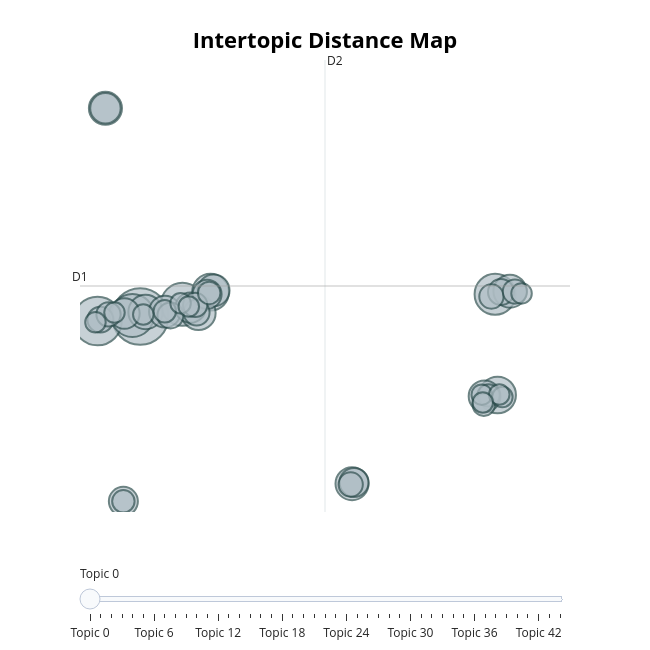

Here is the notebook cell this chart was saved with:
### Code cell
q1_topic_model.visualize_topics()

### Figure 1 — Plotly figure (JSON) as saved in the notebook; plotly's stock layout.template omitted (floating-point values rounded to 4 significant figures; data arrays with more than 128 entries replaced by an {"elided": "..."} marker saying what was removed)
{"data": [{"customdata": {"elided": "45x3 mixed values"}, "hovertemplate": "<b>Topic %{customdata[0]}</b><br>%{customdata[1]}<br>Size: %{customdata[2]}", "legendgroup": "", "marker": {"color": "#B0BEC5", "line": {"color": "DarkSlateGrey", "width": 2}, "size": [38, 28, 22, 22, 20, 16, 16, 14, 14, 13, 13, 13, 12, 12, 12, 11, 11, 11, 10, 10, 10, 8, 8, 8, 8, 7, 7, 7, 7, 7, 6, 6, 6, 6, 6, 5, 5, 5, 5, 5, 5, 5, 5, 5, 5], "sizemode": "area", "sizeref": 0.02375, "symbol": "circle"}, "mode": "markers", "name": "", "orientation": "v", "showlegend": false, "type": "scatter", "x": [-2.81, -4.871, -3.185, -0.7727, 14.32, 14.44, 0.5845, -2.553, 0.002641, 7.418, 15.04, -4.488, -1.616, 0.7359, 13.82, -0.3824, -4.488, -3.572, 0.4203, 7.513, -3.622, -0.08685, -1.351, -4.732, 14.61, 14.15, -4.341, 7.352, -0.1558, 15.28, 14.01, 0.5207, -1.624, 13.78, -3.622, -0.8602, -4.97, 15.6, 14.68, -4.051, -2.661, 13.68, 14.52, 13.73, -0.4654], "xaxis": "x", "y": [9.423, 9.049, 9.515, 10.43, 11.27, 2.925, 11.44, 9.797, 9.724, -4.421, 11.52, 26.66, 9.829, 11.59, 2.819, 10.16, 26.66, 9.668, 11.26, -4.326, -5.881, 9.754, 9.513, 9.168, 11.45, 11.08, 9.601, -4.486, 10.38, 11.49, 2.894, 11.38, 9.851, 2.123, -5.881, 10.52, 8.955, 11.34, 2.756, 9.748, 9.595, 2.955, 2.965, 2.301, 10.25], "yaxis": "y"}], "layout": {"annotations": [{"showarrow": false, "text": "D1", "x": -5.716, "y": 11.95, "yshift": 10}, {"showarrow": false, "text": "D2", "x": 6.112, "xshift": 10, "y": 30.66}], "height": 650, "hoverlabel": {"bgcolor": "white", "font": {"family": "Rockwell", "size": 16}}, "legend": {"itemsizing": "constant", "tracegroupgap": 0}, "margin": {"t": 60}, "shapes": [{"line": {"color": "#CFD8DC", "width": 2}, "type": "line", "x0": 6.112, "x1": 6.112, "y0": -6.763, "y1": 30.66}, {"line": {"color": "#9E9E9E", "width": 2}, "type": "line", "x0": -5.716, "x1": 17.94, "y0": 11.95, "y1": 11.95}], "sliders": [{"active": 0, "pad": {"t": 50}, "steps": [{"args": [{"marker.color": [["red", "#B0BEC5", "#B0BEC5", "#B0BEC5", "#B0BEC5", "#B0BEC5", "#B0BEC5", "#B0BEC5", "#B0BEC5", "#B0BEC5", "#B0BEC5", "#B0BEC5", "#B0BEC5", "#B0BEC5", "#B0BEC5", "#B0BEC5", "#B0BEC5", "#B0BEC5", "#B0BEC5", "#B0BEC5", "#B0BEC5", "#B0BEC5", "#B0BEC5", "#B0BEC5", "#B0BEC5", "#B0BEC5", "#B0BEC5", "#B0BEC5", "#B0BEC5", "#B0BEC5", "#B0BEC5", "#B0BEC5", "#B0BEC5", "#B0BEC5", "#B0BEC5", "#B0BEC5", "#B0BEC5", "#B0BEC5", "#B0BEC5", "#B0BEC5", "#B0BEC5", "#B0BEC5", "#B0BEC5", "#B0BEC5", "#B0BEC5"]]}], "label": "Topic 0", "method": "update"}, {"args": [{"marker.color": [["#B0BEC5", "red", "#B0BEC5", "#B0BEC5", "#B0BEC5", "#B0BEC5", "#B0BEC5", "#B0BEC5", "#B0BEC5", "#B0BEC5", "#B0BEC5", "#B0BEC5", "#B0BEC5", "#B0BEC5", "#B0BEC5", "#B0BEC5", "#B0BEC5", "#B0BEC5", "#B0BEC5", "#B0BEC5", "#B0BEC5", "#B0BEC5", "#B0BEC5", "#B0BEC5", "#B0BEC5", "#B0BEC5", "#B0BEC5", "#B0BEC5", "#B0BEC5", "#B0BEC5", "#B0BEC5", "#B0BEC5", "#B0BEC5", "#B0BEC5", "#B0BEC5", "#B0BEC5", "#B0BEC5", "#B0BEC5", "#B0BEC5", "#B0BEC5", "#B0BEC5", "#B0BEC5", "#B0BEC5", "#B0BEC5", "#B0BEC5"]]}], "label": "Topic 1", "method": "update"}, {"args": [{"marker.color": [["#B0BEC5", "#B0BEC5", "red", "#B0BEC5", "#B0BEC5", "#B0BEC5", "#B0BEC5", "#B0BEC5", "#B0BEC5", "#B0BEC5", "#B0BEC5", "#B0BEC5", "#B0BEC5", "#B0BEC5", "#B0BEC5", "#B0BEC5", "#B0BEC5", "#B0BEC5", "#B0BEC5", "#B0BEC5", "#B0BEC5", "#B0BEC5", "#B0BEC5", "#B0BEC5", "#B0BEC5", "#B0BEC5", "#B0BEC5", "#B0BEC5", "#B0BEC5", "#B0BEC5", "#B0BEC5", "#B0BEC5", "#B0BEC5", "#B0BEC5", "#B0BEC5", "#B0BEC5", "#B0BEC5", "#B0BEC5", "#B0BEC5", "#B0BEC5", "#B0BEC5", "#B0BEC5", "#B0BEC5", "#B0BEC5", "#B0BEC5"]]}], "label": "Topic 2", "method": "update"}, {"args": [{"marker.color": [["#B0BEC5", "#B0BEC5", "#B0BEC5", "red", "#B0BEC5", "#B0BEC5", "#B0BEC5", "#B0BEC5", "#B0BEC5", "#B0BEC5", "#B0BEC5", "#B0BEC5", "#B0BEC5", "#B0BEC5", "#B0BEC5", "#B0BEC5", "#B0BEC5", "#B0BEC5", "#B0BEC5", "#B0BEC5", "#B0BEC5", "#B0BEC5", "#B0BEC5", "#B0BEC5", "#B0BEC5", "#B0BEC5", "#B0BEC5", "#B0BEC5", "#B0BEC5", "#B0BEC5", "#B0BEC5", "#B0BEC5", "#B0BEC5", "#B0BEC5", "#B0BEC5", "#B0BEC5", "#B0BEC5", "#B0BEC5", "#B0BEC5", "#B0BEC5", "#B0BEC5", "#B0BEC5", "#B0BEC5", "#B0BEC5", "#B0BEC5"]]}], "label": "Topic 3", "method": "update"}, {"args": [{"marker.color": [["#B0BEC5", "#B0BEC5", "#B0BEC5", "#B0BEC5", "red", "#B0BEC5", "#B0BEC5", "#B0BEC5", "#B0BEC5", "#B0BEC5", "#B0BEC5", "#B0BEC5", "#B0BEC5", "#B0BEC5", "#B0BEC5", "#B0BEC5", "#B0BEC5", "#B0BEC5", "#B0BEC5", "#B0BEC5", "#B0BEC5", "#B0BEC5", "#B0BEC5", "#B0BEC5", "#B0BEC5", "#B0BEC5", "#B0BEC5", "#B0BEC5", "#B0BEC5", "#B0BEC5", "#B0BEC5", "#B0BEC5", "#B0BEC5", "#B0BEC5", "#B0BEC5", "#B0BEC5", "#B0BEC5", "#B0BEC5", "#B0BEC5", "#B0BEC5", "#B0BEC5", "#B0BEC5", "#B0BEC5", "#B0BEC5", "#B0BEC5"]]}], "label": "Topic 4", "method": "update"}, {"args": [{"marker.color": [["#B0BEC5", "#B0BEC5", "#B0BEC5", "#B0BEC5", "#B0BEC5", "red", "#B0BEC5", "#B0BEC5", "#B0BEC5", "#B0BEC5", "#B0BEC5", "#B0BEC5", "#B0BEC5", "#B0BEC5", "#B0BEC5", "#B0BEC5", "#B0BEC5", "#B0BEC5", "#B0BEC5", "#B0BEC5", "#B0BEC5", "#B0BEC5", "#B0BEC5", "#B0BEC5", "#B0BEC5", "#B0BEC5", "#B0BEC5", "#B0BEC5", "#B0BEC5", "#B0BEC5", "#B0BEC5", "#B0BEC5", "#B0BEC5", "#B0BEC5", "#B0BEC5", "#B0BEC5", "#B0BEC5", "#B0BEC5", "#B0BEC5", "#B0BEC5", "#B0BEC5", "#B0BEC5", "#B0BEC5", "#B0BEC5", "#B0BEC5"]]}], "label": "Topic 5", "method": "update"}, {"args": [{"marker.color": [["#B0BEC5", "#B0BEC5", "#B0BEC5", "#B0BEC5", "#B0BEC5", "#B0BEC5", "red", "#B0BEC5", "#B0BEC5", "#B0BEC5", "#B0BEC5", "#B0BEC5", "#B0BEC5", "#B0BEC5", "#B0BEC5", "#B0BEC5", "#B0BEC5", "#B0BEC5", "#B0BEC5", "#B0BEC5", "#B0BEC5", "#B0BEC5", "#B0BEC5", "#B0BEC5", "#B0BEC5", "#B0BEC5", "#B0BEC5", "#B0BEC5", "#B0BEC5", "#B0BEC5", "#B0BEC5", "#B0BEC5", "#B0BEC5", "#B0BEC5", "#B0BEC5", "#B0BEC5", "#B0BEC5", "#B0BEC5", "#B0BEC5", "#B0BEC5", "#B0BEC5", "#B0BEC5", "#B0BEC5", "#B0BEC5", "#B0BEC5"]]}], "label": "Topic 6", "method": "update"}, {"args": [{"marker.color": [["#B0BEC5", "#B0BEC5", "#B0BEC5", "#B0BEC5", "#B0BEC5", "#B0BEC5", "#B0BEC5", "red", "#B0BEC5", "#B0BEC5", "#B0BEC5", "#B0BEC5", "#B0BEC5", "#B0BEC5", "#B0BEC5", "#B0BEC5", "#B0BEC5", "#B0BEC5", "#B0BEC5", "#B0BEC5", "#B0BEC5", "#B0BEC5", "#B0BEC5", "#B0BEC5", "#B0BEC5", "#B0BEC5", "#B0BEC5", "#B0BEC5", "#B0BEC5", "#B0BEC5", "#B0BEC5", "#B0BEC5", "#B0BEC5", "#B0BEC5", "#B0BEC5", "#B0BEC5", "#B0BEC5", "#B0BEC5", "#B0BEC5", "#B0BEC5", "#B0BEC5", "#B0BEC5", "#B0BEC5", "#B0BEC5", "#B0BEC5"]]}], "label": "Topic 7", "method": "update"}, {"args": [{"marker.color": [["#B0BEC5", "#B0BEC5", "#B0BEC5", "#B0BEC5", "#B0BEC5", "#B0BEC5", "#B0BEC5", "#B0BEC5", "red", "#B0BEC5", "#B0BEC5", "#B0BEC5", "#B0BEC5", "#B0BEC5", "#B0BEC5", "#B0BEC5", "#B0BEC5", "#B0BEC5", "#B0BEC5", "#B0BEC5", "#B0BEC5", "#B0BEC5", "#B0BEC5", "#B0BEC5", "#B0BEC5", "#B0BEC5", "#B0BEC5", "#B0BEC5", "#B0BEC5", "#B0BEC5", "#B0BEC5", "#B0BEC5", "#B0BEC5", "#B0BEC5", "#B0BEC5", "#B0BEC5", "#B0BEC5", "#B0BEC5", "#B0BEC5", "#B0BEC5", "#B0BEC5", "#B0BEC5", "#B0BEC5", "#B0BEC5", "#B0BEC5"]]}], "label": "Topic 8", "method": "update"}, {"args": [{"marker.color": [["#B0BEC5", "#B0BEC5", "#B0BEC5", "#B0BEC5", "#B0BEC5", "#B0BEC5", "#B0BEC5", "#B0BEC5", "#B0BEC5", "red", "#B0BEC5", "#B0BEC5", "#B0BEC5", "#B0BEC5", "#B0BEC5", "#B0BEC5", "#B0BEC5", "#B0BEC5", "#B0BEC5", "#B0BEC5", "#B0BEC5", "#B0BEC5", "#B0BEC5", "#B0BEC5", "#B0BEC5", "#B0BEC5", "#B0BEC5", "#B0BEC5", "#B0BEC5", "#B0BEC5", "#B0BEC5", "#B0BEC5", "#B0BEC5", "#B0BEC5", "#B0BEC5", "#B0BEC5", "#B0BEC5", "#B0BEC5", "#B0BEC5", "#B0BEC5", "#B0BEC5", "#B0BEC5", "#B0BEC5", "#B0BEC5", "#B0BEC5"]]}], "label": "Topic 9", "method": "update"}, {"args": [{"marker.color": [["#B0BEC5", "#B0BEC5", "#B0BEC5", "#B0BEC5", "#B0BEC5", "#B0BEC5", "#B0BEC5", "#B0BEC5", "#B0BEC5", "#B0BEC5", "red", "#B0BEC5", "#B0BEC5", "#B0BEC5", "#B0BEC5", "#B0BEC5", "#B0BEC5", "#B0BEC5", "#B0BEC5", "#B0BEC5", "#B0BEC5", "#B0BEC5", "#B0BEC5", "#B0BEC5", "#B0BEC5", "#B0BEC5", "#B0BEC5", "#B0BEC5", "#B0BEC5", "#B0BEC5", "#B0BEC5", "#B0BEC5", "#B0BEC5", "#B0BEC5", "#B0BEC5", "#B0BEC5", "#B0BEC5", "#B0BEC5", "#B0BEC5", "#B0BEC5", "#B0BEC5", "#B0BEC5", "#B0BEC5", "#B0BEC5", "#B0BEC5"]]}], "label": "Topic 10", "method": "update"}, {"args": [{"marker.color": [["#B0BEC5", "#B0BEC5", "#B0BEC5", "#B0BEC5", "#B0BEC5", "#B0BEC5", "#B0BEC5", "#B0BEC5", "#B0BEC5", "#B0BEC5", "#B0BEC5", "red", "#B0BEC5", "#B0BEC5", "#B0BEC5", "#B0BEC5", "#B0BEC5", "#B0BEC5", "#B0BEC5", "#B0BEC5", "#B0BEC5", "#B0BEC5", "#B0BEC5", "#B0BEC5", "#B0BEC5", "#B0BEC5", "#B0BEC5", "#B0BEC5", "#B0BEC5", "#B0BEC5", "#B0BEC5", "#B0BEC5", "#B0BEC5", "#B0BEC5", "#B0BEC5", "#B0BEC5", "#B0BEC5", "#B0BEC5", "#B0BEC5", "#B0BEC5", "#B0BEC5", "#B0BEC5", "#B0BEC5", "#B0BEC5", "#B0BEC5"]]}], "label": "Topic 11", "method": "update"}, {"args": [{"marker.color": [["#B0BEC5", "#B0BEC5", "#B0BEC5", "#B0BEC5", "#B0BEC5", "#B0BEC5", "#B0BEC5", "#B0BEC5", "#B0BEC5", "#B0BEC5", "#B0BEC5", "#B0BEC5", "red", "#B0BEC5", "#B0BEC5", "#B0BEC5", "#B0BEC5", "#B0BEC5", "#B0BEC5", "#B0BEC5", "#B0BEC5", "#B0BEC5", "#B0BEC5", "#B0BEC5", "#B0BEC5", "#B0BEC5", "#B0BEC5", "#B0BEC5", "#B0BEC5", "#B0BEC5", "#B0BEC5", "#B0BEC5", "#B0BEC5", "#B0BEC5", "#B0BEC5", "#B0BEC5", "#B0BEC5", "#B0BEC5", "#B0BEC5", "#B0BEC5", "#B0BEC5", "#B0BEC5", "#B0BEC5", "#B0BEC5", "#B0BEC5"]]}], "label": "Topic 12", "method": "update"}, {"args": [{"marker.color": [["#B0BEC5", "#B0BEC5", "#B0BEC5", "#B0BEC5", "#B0BEC5", "#B0BEC5", "#B0BEC5", "#B0BEC5", "#B0BEC5", "#B0BEC5", "#B0BEC5", "#B0BEC5", "#B0BEC5", "red", "#B0BEC5", "#B0BEC5", "#B0BEC5", "#B0BEC5", "#B0BEC5", "#B0BEC5", "#B0BEC5", "#B0BEC5", "#B0BEC5", "#B0BEC5", "#B0BEC5", "#B0BEC5", "#B0BEC5", "#B0BEC5", "#B0BEC5", "#B0BEC5", "#B0BEC5", "#B0BEC5", "#B0BEC5", "#B0BEC5", "#B0BEC5", "#B0BEC5", "#B0BEC5", "#B0BEC5", "#B0BEC5", "#B0BEC5", "#B0BEC5", "#B0BEC5", "#B0BEC5", "#B0BEC5", "#B0BEC5"]]}], "label": "Topic 13", "method": "update"}, {"args": [{"marker.color": [["#B0BEC5", "#B0BEC5", "#B0BEC5", "#B0BEC5", "#B0BEC5", "#B0BEC5", "#B0BEC5", "#B0BEC5", "#B0BEC5", "#B0BEC5", "#B0BEC5", "#B0BEC5", "#B0BEC5", "#B0BEC5", "red", "#B0BEC5", "#B0BEC5", "#B0BEC5", "#B0BEC5", "#B0BEC5", "#B0BEC5", "#B0BEC5", "#B0BEC5", "#B0BEC5", "#B0BEC5", "#B0BEC5", "#B0BEC5", "#B0BEC5", "#B0BEC5", "#B0BEC5", "#B0BEC5", "#B0BEC5", "#B0BEC5", "#B0BEC5", "#B0BEC5", "#B0BEC5", "#B0BEC5", "#B0BEC5", "#B0BEC5", "#B0BEC5", "#B0BEC5", "#B0BEC5", "#B0BEC5", "#B0BEC5", "#B0BEC5"]]}], "label": "Topic 14", "method": "update"}, {"args": [{"marker.color": [["#B0BEC5", "#B0BEC5", "#B0BEC5", "#B0BEC5", "#B0BEC5", "#B0BEC5", "#B0BEC5", "#B0BEC5", "#B0BEC5", "#B0BEC5", "#B0BEC5", "#B0BEC5", "#B0BEC5", "#B0BEC5", "#B0BEC5", "red", "#B0BEC5", "#B0BEC5", "#B0BEC5", "#B0BEC5", "#B0BEC5", "#B0BEC5", "#B0BEC5", "#B0BEC5", "#B0BEC5", "#B0BEC5", "#B0BEC5", "#B0BEC5", "#B0BEC5", "#B0BEC5", "#B0BEC5", "#B0BEC5", "#B0BEC5", "#B0BEC5", "#B0BEC5", "#B0BEC5", "#B0BEC5", "#B0BEC5", "#B0BEC5", "#B0BEC5", "#B0BEC5", "#B0BEC5", "#B0BEC5", "#B0BEC5", "#B0BEC5"]]}], "label": "Topic 15", "method": "update"}, {"args": [{"marker.color": [["#B0BEC5", "#B0BEC5", "#B0BEC5", "#B0BEC5", "#B0BEC5", "#B0BEC5", "#B0BEC5", "#B0BEC5", "#B0BEC5", "#B0BEC5", "#B0BEC5", "#B0BEC5", "#B0BEC5", "#B0BEC5", "#B0BEC5", "#B0BEC5", "red", "#B0BEC5", "#B0BEC5", "#B0BEC5", "#B0BEC5", "#B0BEC5", "#B0BEC5", "#B0BEC5", "#B0BEC5", "#B0BEC5", "#B0BEC5", "#B0BEC5", "#B0BEC5", "#B0BEC5", "#B0BEC5", "#B0BEC5", "#B0BEC5", "#B0BEC5", "#B0BEC5", "#B0BEC5", "#B0BEC5", "#B0BEC5", "#B0BEC5", "#B0BEC5", "#B0BEC5", "#B0BEC5", "#B0BEC5", "#B0BEC5", "#B0BEC5"]]}], "label": "Topic 16", "method": "update"}, {"args": [{"marker.color": [["#B0BEC5", "#B0BEC5", "#B0BEC5", "#B0BEC5", "#B0BEC5", "#B0BEC5", "#B0BEC5", "#B0BEC5", "#B0BEC5", "#B0BEC5", "#B0BEC5", "#B0BEC5", "#B0BEC5", "#B0BEC5", "#B0BEC5", "#B0BEC5", "#B0BEC5", "red", "#B0BEC5", "#B0BEC5", "#B0BEC5", "#B0BEC5", "#B0BEC5", "#B0BEC5", "#B0BEC5", "#B0BEC5", "#B0BEC5", "#B0BEC5", "#B0BEC5", "#B0BEC5", "#B0BEC5", "#B0BEC5", "#B0BEC5", "#B0BEC5", "#B0BEC5", "#B0BEC5", "#B0BEC5", "#B0BEC5", "#B0BEC5", "#B0BEC5", "#B0BEC5", "#B0BEC5", "#B0BEC5", "#B0BEC5", "#B0BEC5"]]}], "label": "Topic 17", "method": "update"}, {"args": [{"marker.color": [["#B0BEC5", "#B0BEC5", "#B0BEC5", "#B0BEC5", "#B0BEC5", "#B0BEC5", "#B0BEC5", "#B0BEC5", "#B0BEC5", "#B0BEC5", "#B0BEC5", "#B0BEC5", "#B0BEC5", "#B0BEC5", "#B0BEC5", "#B0BEC5", "#B0BEC5", "#B0BEC5", "red", "#B0BEC5", "#B0BEC5", "#B0BEC5", "#B0BEC5", "#B0BEC5", "#B0BEC5", "#B0BEC5", "#B0BEC5", "#B0BEC5", "#B0BEC5", "#B0BEC5", "#B0BEC5", "#B0BEC5", "#B0BEC5", "#B0BEC5", "#B0BEC5", "#B0BEC5", "#B0BEC5", "#B0BEC5", "#B0BEC5", "#B0BEC5", "#B0BEC5", "#B0BEC5", "#B0BEC5", "#B0BEC5", "#B0BEC5"]]}], "label": "Topic 18", "method": "update"}, {"args": [{"marker.color": [["#B0BEC5", "#B0BEC5", "#B0BEC5", "#B0BEC5", "#B0BEC5", "#B0BEC5", "#B0BEC5", "#B0BEC5", "#B0BEC5", "#B0BEC5", "#B0BEC5", "#B0BEC5", "#B0BEC5", "#B0BEC5", "#B0BEC5", "#B0BEC5", "#B0BEC5", "#B0BEC5", "#B0BEC5", "red", "#B0BEC5", "#B0BEC5", "#B0BEC5", "#B0BEC5", "#B0BEC5", "#B0BEC5", "#B0BEC5", "#B0BEC5", "#B0BEC5", "#B0BEC5", "#B0BEC5", "#B0BEC5", "#B0BEC5", "#B0BEC5", "#B0BEC5", "#B0BEC5", "#B0BEC5", "#B0BEC5", "#B0BEC5", "#B0BEC5", "#B0BEC5", "#B0BEC5", "#B0BEC5", "#B0BEC5", "#B0BEC5"]]}], "label": "Topic 19", "method": "update"}, {"args": [{"marker.color": [["#B0BEC5", "#B0BEC5", "#B0BEC5", "#B0BEC5", "#B0BEC5", "#B0BEC5", "#B0BEC5", "#B0BEC5", "#B0BEC5", "#B0BEC5", "#B0BEC5", "#B0BEC5", "#B0BEC5", "#B0BEC5", "#B0BEC5", "#B0BEC5", "#B0BEC5", "#B0BEC5", "#B0BEC5", "#B0BEC5", "red", "#B0BEC5", "#B0BEC5", "#B0BEC5", "#B0BEC5", "#B0BEC5", "#B0BEC5", "#B0BEC5", "#B0BEC5", "#B0BEC5", "#B0BEC5", "#B0BEC5", "#B0BEC5", "#B0BEC5", "#B0BEC5", "#B0BEC5", "#B0BEC5", "#B0BEC5", "#B0BEC5", "#B0BEC5", "#B0BEC5", "#B0BEC5", "#B0BEC5", "#B0BEC5", "#B0BEC5"]]}], "label": "Topic 20", "method": "update"}, {"args": [{"marker.color": [["#B0BEC5", "#B0BEC5", "#B0BEC5", "#B0BEC5", "#B0BEC5", "#B0BEC5", "#B0BEC5", "#B0BEC5", "#B0BEC5", "#B0BEC5", "#B0BEC5", "#B0BEC5", "#B0BEC5", "#B0BEC5", "#B0BEC5", "#B0BEC5", "#B0BEC5", "#B0BEC5", "#B0BEC5", "#B0BEC5", "#B0BEC5", "red", "#B0BEC5", "#B0BEC5", "#B0BEC5", "#B0BEC5", "#B0BEC5", "#B0BEC5", "#B0BEC5", "#B0BEC5", "#B0BEC5", "#B0BEC5", "#B0BEC5", "#B0BEC5", "#B0BEC5", "#B0BEC5", "#B0BEC5", "#B0BEC5", "#B0BEC5", "#B0BEC5", "#B0BEC5", "#B0BEC5", "#B0BEC5", "#B0BEC5", "#B0BEC5"]]}], "label": "Topic 21", "method": "update"}, {"args": [{"marker.color": [["#B0BEC5", "#B0BEC5", "#B0BEC5", "#B0BEC5", "#B0BEC5", "#B0BEC5", "#B0BEC5", "#B0BEC5", "#B0BEC5", "#B0BEC5", "#B0BEC5", "#B0BEC5", "#B0BEC5", "#B0BEC5", "#B0BEC5", "#B0BEC5", "#B0BEC5", "#B0BEC5", "#B0BEC5", "#B0BEC5", "#B0BEC5", "#B0BEC5", "red", "#B0BEC5", "#B0BEC5", "#B0BEC5", "#B0BEC5", "#B0BEC5", "#B0BEC5", "#B0BEC5", "#B0BEC5", "#B0BEC5", "#B0BEC5", "#B0BEC5", "#B0BEC5", "#B0BEC5", "#B0BEC5", "#B0BEC5", "#B0BEC5", "#B0BEC5", "#B0BEC5", "#B0BEC5", "#B0BEC5", "#B0BEC5", "#B0BEC5"]]}], "label": "Topic 22", "method": "update"}, {"args": [{"marker.color": [["#B0BEC5", "#B0BEC5", "#B0BEC5", "#B0BEC5", "#B0BEC5", "#B0BEC5", "#B0BEC5", "#B0BEC5", "#B0BEC5", "#B0BEC5", "#B0BEC5", "#B0BEC5", "#B0BEC5", "#B0BEC5", "#B0BEC5", "#B0BEC5", "#B0BEC5", "#B0BEC5", "#B0BEC5", "#B0BEC5", "#B0BEC5", "#B0BEC5", "#B0BEC5", "red", "#B0BEC5", "#B0BEC5", "#B0BEC5", "#B0BEC5", "#B0BEC5", "#B0BEC5", "#B0BEC5", "#B0BEC5", "#B0BEC5", "#B0BEC5", "#B0BEC5", "#B0BEC5", "#B0BEC5", "#B0BEC5", "#B0BEC5", "#B0BEC5", "#B0BEC5", "#B0BEC5", "#B0BEC5", "#B0BEC5", "#B0BEC5"]]}], "label": "Topic 23", "method": "update"}, {"args": [{"marker.color": [["#B0BEC5", "#B0BEC5", "#B0BEC5", "#B0BEC5", "#B0BEC5", "#B0BEC5", "#B0BEC5", "#B0BEC5", "#B0BEC5", "#B0BEC5", "#B0BEC5", "#B0BEC5", "#B0BEC5", "#B0BEC5", "#B0BEC5", "#B0BEC5", "#B0BEC5", "#B0BEC5", "#B0BEC5", "#B0BEC5", "#B0BEC5", "#B0BEC5", "#B0BEC5", "#B0BEC5", "red", "#B0BEC5", "#B0BEC5", "#B0BEC5", "#B0BEC5", "#B0BEC5", "#B0BEC5", "#B0BEC5", "#B0BEC5", "#B0BEC5", "#B0BEC5", "#B0BEC5", "#B0BEC5", "#B0BEC5", "#B0BEC5", "#B0BEC5", "#B0BEC5", "#B0BEC5", "#B0BEC5", "#B0BEC5", "#B0BEC5"]]}], "label": "Topic 24", "method": "update"}, {"args": [{"marker.color": [["#B0BEC5", "#B0BEC5", "#B0BEC5", "#B0BEC5", "#B0BEC5", "#B0BEC5", "#B0BEC5", "#B0BEC5", "#B0BEC5", "#B0BEC5", "#B0BEC5", "#B0BEC5", "#B0BEC5", "#B0BEC5", "#B0BEC5", "#B0BEC5", "#B0BEC5", "#B0BEC5", "#B0BEC5", "#B0BEC5", "#B0BEC5", "#B0BEC5", "#B0BEC5", "#B0BEC5", "#B0BEC5", "red", "#B0BEC5", "#B0BEC5", "#B0BEC5", "#B0BEC5", "#B0BEC5", "#B0BEC5", "#B0BEC5", "#B0BEC5", "#B0BEC5", "#B0BEC5", "#B0BEC5", "#B0BEC5", "#B0BEC5", "#B0BEC5", "#B0BEC5", "#B0BEC5", "#B0BEC5", "#B0BEC5", "#B0BEC5"]]}], "label": "Topic 25", "method": "update"}, {"args": [{"marker.color": [["#B0BEC5", "#B0BEC5", "#B0BEC5", "#B0BEC5", "#B0BEC5", "#B0BEC5", "#B0BEC5", "#B0BEC5", "#B0BEC5", "#B0BEC5", "#B0BEC5", "#B0BEC5", "#B0BEC5", "#B0BEC5", "#B0BEC5", "#B0BEC5", "#B0BEC5", "#B0BEC5", "#B0BEC5", "#B0BEC5", "#B0BEC5", "#B0BEC5", "#B0BEC5", "#B0BEC5", "#B0BEC5", "#B0BEC5", "red", "#B0BEC5", "#B0BEC5", "#B0BEC5", "#B0BEC5", "#B0BEC5", "#B0BEC5", "#B0BEC5", "#B0BEC5", "#B0BEC5", "#B0BEC5", "#B0BEC5", "#B0BEC5", "#B0BEC5", "#B0BEC5", "#B0BEC5", "#B0BEC5", "#B0BEC5", "#B0BEC5"]]}], "label": "Topic 26", "method": "update"}, {"args": [{"marker.color": [["#B0BEC5", "#B0BEC5", "#B0BEC5", "#B0BEC5", "#B0BEC5", "#B0BEC5", "#B0BEC5", "#B0BEC5", "#B0BEC5", "#B0BEC5", "#B0BEC5", "#B0BEC5", "#B0BEC5", "#B0BEC5", "#B0BEC5", "#B0BEC5", "#B0BEC5", "#B0BEC5", "#B0BEC5", "#B0BEC5", "#B0BEC5", "#B0BEC5", "#B0BEC5", "#B0BEC5", "#B0BEC5", "#B0BEC5", "#B0BEC5", "red", "#B0BEC5", "#B0BEC5", "#B0BEC5", "#B0BEC5", "#B0BEC5", "#B0BEC5", "#B0BEC5", "#B0BEC5", "#B0BEC5", "#B0BEC5", "#B0BEC5", "#B0BEC5", "#B0BEC5", "#B0BEC5", "#B0BEC5", "#B0BEC5", "#B0BEC5"]]}], "label": "Topic 27", "method": "update"}, {"args": [{"marker.color": [["#B0BEC5", "#B0BEC5", "#B0BEC5", "#B0BEC5", "#B0BEC5", "#B0BEC5", "#B0BEC5", "#B0BEC5", "#B0BEC5", "#B0BEC5", "#B0BEC5", "#B0BEC5", "#B0BEC5", "#B0BEC5", "#B0BEC5", "#B0BEC5", "#B0BEC5", "#B0BEC5", "#B0BEC5", "#B0BEC5", "#B0BEC5", "#B0BEC5", "#B0BEC5", "#B0BEC5", "#B0BEC5", "#B0BEC5", "#B0BEC5", "#B0BEC5", "red", "#B0BEC5", "#B0BEC5", "#B0BEC5", "#B0BEC5", "#B0BEC5", "#B0BEC5", "#B0BEC5", "#B0BEC5", "#B0BEC5", "#B0BEC5", "#B0BEC5", "#B0BEC5", "#B0BEC5", "#B0BEC5", "#B0BEC5", "#B0BEC5"]]}], "label": "Topic 28", "method": "update"}, {"args": [{"marker.color": [["#B0BEC5", "#B0BEC5", "#B0BEC5", "#B0BEC5", "#B0BEC5", "#B0BEC5", "#B0BEC5", "#B0BEC5", "#B0BEC5", "#B0BEC5", "#B0BEC5", "#B0BEC5", "#B0BEC5", "#B0BEC5", "#B0BEC5", "#B0BEC5", "#B0BEC5", "#B0BEC5", "#B0BEC5", "#B0BEC5", "#B0BEC5", "#B0BEC5", "#B0BEC5", "#B0BEC5", "#B0BEC5", "#B0BEC5", "#B0BEC5", "#B0BEC5", "#B0BEC5", "red", "#B0BEC5", "#B0BEC5", "#B0BEC5", "#B0BEC5", "#B0BEC5", "#B0BEC5", "#B0BEC5", "#B0BEC5", "#B0BEC5", "#B0BEC5", "#B0BEC5", "#B0BEC5", "#B0BEC5", "#B0BEC5", "#B0BEC5"]]}], "label": "Topic 29", "method": "update"}, {"args": [{"marker.color": [["#B0BEC5", "#B0BEC5", "#B0BEC5", "#B0BEC5", "#B0BEC5", "#B0BEC5", "#B0BEC5", "#B0BEC5", "#B0BEC5", "#B0BEC5", "#B0BEC5", "#B0BEC5", "#B0BEC5", "#B0BEC5", "#B0BEC5", "#B0BEC5", "#B0BEC5", "#B0BEC5", "#B0BEC5", "#B0BEC5", "#B0BEC5", "#B0BEC5", "#B0BEC5", "#B0BEC5", "#B0BEC5", "#B0BEC5", "#B0BEC5", "#B0BEC5", "#B0BEC5", "#B0BEC5", "red", "#B0BEC5", "#B0BEC5", "#B0BEC5", "#B0BEC5", "#B0BEC5", "#B0BEC5", "#B0BEC5", "#B0BEC5", "#B0BEC5", "#B0BEC5", "#B0BEC5", "#B0BEC5", "#B0BEC5", "#B0BEC5"]]}], "label": "Topic 30", "method": "update"}, {"args": [{"marker.color": [["#B0BEC5", "#B0BEC5", "#B0BEC5", "#B0BEC5", "#B0BEC5", "#B0BEC5", "#B0BEC5", "#B0BEC5", "#B0BEC5", "#B0BEC5", "#B0BEC5", "#B0BEC5", "#B0BEC5", "#B0BEC5", "#B0BEC5", "#B0BEC5", "#B0BEC5", "#B0BEC5", "#B0BEC5", "#B0BEC5", "#B0BEC5", "#B0BEC5", "#B0BEC5", "#B0BEC5", "#B0BEC5", "#B0BEC5", "#B0BEC5", "#B0BEC5", "#B0BEC5", "#B0BEC5", "#B0BEC5", "red", "#B0BEC5", "#B0BEC5", "#B0BEC5", "#B0BEC5", "#B0BEC5", "#B0BEC5", "#B0BEC5", "#B0BEC5", "#B0BEC5", "#B0BEC5", "#B0BEC5", "#B0BEC5", "#B0BEC5"]]}], "label": "Topic 31", "method": "update"}, {"args": [{"marker.color": [["#B0BEC5", "#B0BEC5", "#B0BEC5", "#B0BEC5", "#B0BEC5", "#B0BEC5", "#B0BEC5", "#B0BEC5", "#B0BEC5", "#B0BEC5", "#B0BEC5", "#B0BEC5", "#B0BEC5", "#B0BEC5", "#B0BEC5", "#B0BEC5", "#B0BEC5", "#B0BEC5", "#B0BEC5", "#B0BEC5", "#B0BEC5", "#B0BEC5", "#B0BEC5", "#B0BEC5", "#B0BEC5", "#B0BEC5", "#B0BEC5", "#B0BEC5", "#B0BEC5", "#B0BEC5", "#B0BEC5", "#B0BEC5", "red", "#B0BEC5", "#B0BEC5", "#B0BEC5", "#B0BEC5", "#B0BEC5", "#B0BEC5", "#B0BEC5", "#B0BEC5", "#B0BEC5", "#B0BEC5", "#B0BEC5", "#B0BEC5"]]}], "label": "Topic 32", "method": "update"}, {"args": [{"marker.color": [["#B0BEC5", "#B0BEC5", "#B0BEC5", "#B0BEC5", "#B0BEC5", "#B0BEC5", "#B0BEC5", "#B0BEC5", "#B0BEC5", "#B0BEC5", "#B0BEC5", "#B0BEC5", "#B0BEC5", "#B0BEC5", "#B0BEC5", "#B0BEC5", "#B0BEC5", "#B0BEC5", "#B0BEC5", "#B0BEC5", "#B0BEC5", "#B0BEC5", "#B0BEC5", "#B0BEC5", "#B0BEC5", "#B0BEC5", "#B0BEC5", "#B0BEC5", "#B0BEC5", "#B0BEC5", "#B0BEC5", "#B0BEC5", "#B0BEC5", "red", "#B0BEC5", "#B0BEC5", "#B0BEC5", "#B0BEC5", "#B0BEC5", "#B0BEC5", "#B0BEC5", "#B0BEC5", "#B0BEC5", "#B0BEC5", "#B0BEC5"]]}], "label": "Topic 33", "method": "update"}, {"args": [{"marker.color": [["#B0BEC5", "#B0BEC5", "#B0BEC5", "#B0BEC5", "#B0BEC5", "#B0BEC5", "#B0BEC5", "#B0BEC5", "#B0BEC5", "#B0BEC5", "#B0BEC5", "#B0BEC5", "#B0BEC5", "#B0BEC5", "#B0BEC5", "#B0BEC5", "#B0BEC5", "#B0BEC5", "#B0BEC5", "#B0BEC5", "#B0BEC5", "#B0BEC5", "#B0BEC5", "#B0BEC5", "#B0BEC5", "#B0BEC5", "#B0BEC5", "#B0BEC5", "#B0BEC5", "#B0BEC5", "#B0BEC5", "#B0BEC5", "#B0BEC5", "#B0BEC5", "red", "#B0BEC5", "#B0BEC5", "#B0BEC5", "#B0BEC5", "#B0BEC5", "#B0BEC5", "#B0BEC5", "#B0BEC5", "#B0BEC5", "#B0BEC5"]]}], "label": "Topic 34", "method": "update"}, {"args": [{"marker.color": [["#B0BEC5", "#B0BEC5", "#B0BEC5", "#B0BEC5", "#B0BEC5", "#B0BEC5", "#B0BEC5", "#B0BEC5", "#B0BEC5", "#B0BEC5", "#B0BEC5", "#B0BEC5", "#B0BEC5", "#B0BEC5", "#B0BEC5", "#B0BEC5", "#B0BEC5", "#B0BEC5", "#B0BEC5", "#B0BEC5", "#B0BEC5", "#B0BEC5", "#B0BEC5", "#B0BEC5", "#B0BEC5", "#B0BEC5", "#B0BEC5", "#B0BEC5", "#B0BEC5", "#B0BEC5", "#B0BEC5", "#B0BEC5", "#B0BEC5", "#B0BEC5", "#B0BEC5", "red", "#B0BEC5", "#B0BEC5", "#B0BEC5", "#B0BEC5", "#B0BEC5", "#B0BEC5", "#B0BEC5", "#B0BEC5", "#B0BEC5"]]}], "label": "Topic 35", "method": "update"}, {"args": [{"marker.color": [["#B0BEC5", "#B0BEC5", "#B0BEC5", "#B0BEC5", "#B0BEC5", "#B0BEC5", "#B0BEC5", "#B0BEC5", "#B0BEC5", "#B0BEC5", "#B0BEC5", "#B0BEC5", "#B0BEC5", "#B0BEC5", "#B0BEC5", "#B0BEC5", "#B0BEC5", "#B0BEC5", "#B0BEC5", "#B0BEC5", "#B0BEC5", "#B0BEC5", "#B0BEC5", "#B0BEC5", "#B0BEC5", "#B0BEC5", "#B0BEC5", "#B0BEC5", "#B0BEC5", "#B0BEC5", "#B0BEC5", "#B0BEC5", "#B0BEC5", "#B0BEC5", "#B0BEC5", "#B0BEC5", "red", "#B0BEC5", "#B0BEC5", "#B0BEC5", "#B0BEC5", "#B0BEC5", "#B0BEC5", "#B0BEC5", "#B0BEC5"]]}], "label": "Topic 36", "method": "update"}, {"args": [{"marker.color": [["#B0BEC5", "#B0BEC5", "#B0BEC5", "#B0BEC5", "#B0BEC5", "#B0BEC5", "#B0BEC5", "#B0BEC5", "#B0BEC5", "#B0BEC5", "#B0BEC5", "#B0BEC5", "#B0BEC5", "#B0BEC5", "#B0BEC5", "#B0BEC5", "#B0BEC5", "#B0BEC5", "#B0BEC5", "#B0BEC5", "#B0BEC5", "#B0BEC5", "#B0BEC5", "#B0BEC5", "#B0BEC5", "#B0BEC5", "#B0BEC5", "#B0BEC5", "#B0BEC5", "#B0BEC5", "#B0BEC5", "#B0BEC5", "#B0BEC5", "#B0BEC5", "#B0BEC5", "#B0BEC5", "#B0BEC5", "red", "#B0BEC5", "#B0BEC5", "#B0BEC5", "#B0BEC5", "#B0BEC5", "#B0BEC5", "#B0BEC5"]]}], "label": "Topic 37", "method": "update"}, {"args": [{"marker.color": [["#B0BEC5", "#B0BEC5", "#B0BEC5", "#B0BEC5", "#B0BEC5", "#B0BEC5", "#B0BEC5", "#B0BEC5", "#B0BEC5", "#B0BEC5", "#B0BEC5", "#B0BEC5", "#B0BEC5", "#B0BEC5", "#B0BEC5", "#B0BEC5", "#B0BEC5", "#B0BEC5", "#B0BEC5", "#B0BEC5", "#B0BEC5", "#B0BEC5", "#B0BEC5", "#B0BEC5", "#B0BEC5", "#B0BEC5", "#B0BEC5", "#B0BEC5", "#B0BEC5", "#B0BEC5", "#B0BEC5", "#B0BEC5", "#B0BEC5", "#B0BEC5", "#B0BEC5", "#B0BEC5", "#B0BEC5", "#B0BEC5", "red", "#B0BEC5", "#B0BEC5", "#B0BEC5", "#B0BEC5", "#B0BEC5", "#B0BEC5"]]}], "label": "Topic 38", "method": "update"}, {"args": [{"marker.color": [["#B0BEC5", "#B0BEC5", "#B0BEC5", "#B0BEC5", "#B0BEC5", "#B0BEC5", "#B0BEC5", "#B0BEC5", "#B0BEC5", "#B0BEC5", "#B0BEC5", "#B0BEC5", "#B0BEC5", "#B0BEC5", "#B0BEC5", "#B0BEC5", "#B0BEC5", "#B0BEC5", "#B0BEC5", "#B0BEC5", "#B0BEC5", "#B0BEC5", "#B0BEC5", "#B0BEC5", "#B0BEC5", "#B0BEC5", "#B0BEC5", "#B0BEC5", "#B0BEC5", "#B0BEC5", "#B0BEC5", "#B0BEC5", "#B0BEC5", "#B0BEC5", "#B0BEC5", "#B0BEC5", "#B0BEC5", "#B0BEC5", "#B0BEC5", "red", "#B0BEC5", "#B0BEC5", "#B0BEC5", "#B0BEC5", "#B0BEC5"]]}], "label": "Topic 39", "method": "update"}, {"args": [{"marker.color": [["#B0BEC5", "#B0BEC5", "#B0BEC5", "#B0BEC5", "#B0BEC5", "#B0BEC5", "#B0BEC5", "#B0BEC5", "#B0BEC5", "#B0BEC5", "#B0BEC5", "#B0BEC5", "#B0BEC5", "#B0BEC5", "#B0BEC5", "#B0BEC5", "#B0BEC5", "#B0BEC5", "#B0BEC5", "#B0BEC5", "#B0BEC5", "#B0BEC5", "#B0BEC5", "#B0BEC5", "#B0BEC5", "#B0BEC5", "#B0BEC5", "#B0BEC5", "#B0BEC5", "#B0BEC5", "#B0BEC5", "#B0BEC5", "#B0BEC5", "#B0BEC5", "#B0BEC5", "#B0BEC5", "#B0BEC5", "#B0BEC5", "#B0BEC5", "#B0BEC5", "red", "#B0BEC5", "#B0BEC5", "#B0BEC5", "#B0BEC5"]]}], "label": "Topic 40", "method": "update"}, {"args": [{"marker.color": [["#B0BEC5", "#B0BEC5", "#B0BEC5", "#B0BEC5", "#B0BEC5", "#B0BEC5", "#B0BEC5", "#B0BEC5", "#B0BEC5", "#B0BEC5", "#B0BEC5", "#B0BEC5", "#B0BEC5", "#B0BEC5", "#B0BEC5", "#B0BEC5", "#B0BEC5", "#B0BEC5", "#B0BEC5", "#B0BEC5", "#B0BEC5", "#B0BEC5", "#B0BEC5", "#B0BEC5", "#B0BEC5", "#B0BEC5", "#B0BEC5", "#B0BEC5", "#B0BEC5", "#B0BEC5", "#B0BEC5", "#B0BEC5", "#B0BEC5", "#B0BEC5", "#B0BEC5", "#B0BEC5", "#B0BEC5", "#B0BEC5", "#B0BEC5", "#B0BEC5", "#B0BEC5", "red", "#B0BEC5", "#B0BEC5", "#B0BEC5"]]}], "label": "Topic 41", "method": "update"}, {"args": [{"marker.color": [["#B0BEC5", "#B0BEC5", "#B0BEC5", "#B0BEC5", "#B0BEC5", "#B0BEC5", "#B0BEC5", "#B0BEC5", "#B0BEC5", "#B0BEC5", "#B0BEC5", "#B0BEC5", "#B0BEC5", "#B0BEC5", "#B0BEC5", "#B0BEC5", "#B0BEC5", "#B0BEC5", "#B0BEC5", "#B0BEC5", "#B0BEC5", "#B0BEC5", "#B0BEC5", "#B0BEC5", "#B0BEC5", "#B0BEC5", "#B0BEC5", "#B0BEC5", "#B0BEC5", "#B0BEC5", "#B0BEC5", "#B0BEC5", "#B0BEC5", "#B0BEC5", "#B0BEC5", "#B0BEC5", "#B0BEC5", "#B0BEC5", "#B0BEC5", "#B0BEC5", "#B0BEC5", "#B0BEC5", "red", "#B0BEC5", "#B0BEC5"]]}], "label": "Topic 42", "method": "update"}, {"args": [{"marker.color": [["#B0BEC5", "#B0BEC5", "#B0BEC5", "#B0BEC5", "#B0BEC5", "#B0BEC5", "#B0BEC5", "#B0BEC5", "#B0BEC5", "#B0BEC5", "#B0BEC5", "#B0BEC5", "#B0BEC5", "#B0BEC5", "#B0BEC5", "#B0BEC5", "#B0BEC5", "#B0BEC5", "#B0BEC5", "#B0BEC5", "#B0BEC5", "#B0BEC5", "#B0BEC5", "#B0BEC5", "#B0BEC5", "#B0BEC5", "#B0BEC5", "#B0BEC5", "#B0BEC5", "#B0BEC5", "#B0BEC5", "#B0BEC5", "#B0BEC5", "#B0BEC5", "#B0BEC5", "#B0BEC5", "#B0BEC5", "#B0BEC5", "#B0BEC5", "#B0BEC5", "#B0BEC5", "#B0BEC5", "#B0BEC5", "red", "#B0BEC5"]]}], "label": "Topic 43", "method": "update"}, {"args": [{"marker.color": [["#B0BEC5", "#B0BEC5", "#B0BEC5", "#B0BEC5", "#B0BEC5", "#B0BEC5", "#B0BEC5", "#B0BEC5", "#B0BEC5", "#B0BEC5", "#B0BEC5", "#B0BEC5", "#B0BEC5", "#B0BEC5", "#B0BEC5", "#B0BEC5", "#B0BEC5", "#B0BEC5", "#B0BEC5", "#B0BEC5", "#B0BEC5", "#B0BEC5", "#B0BEC5", "#B0BEC5", "#B0BEC5", "#B0BEC5", "#B0BEC5", "#B0BEC5", "#B0BEC5", "#B0BEC5", "#B0BEC5", "#B0BEC5", "#B0BEC5", "#B0BEC5", "#B0BEC5", "#B0BEC5", "#B0BEC5", "#B0BEC5", "#B0BEC5", "#B0BEC5", "#B0BEC5", "#B0BEC5", "#B0BEC5", "#B0BEC5", "red"]]}], "label": "Topic 44", "method": "update"}]}], "title": {"font": {"color": "Black", "size": 22}, "text": "<b>Intertopic Distance Map</b>", "x": 0.5, "xanchor": "center", "y": 0.95, "yanchor": "top"}, "width": 650, "xaxis": {"anchor": "y", "domain": [0, 1], "range": [-5.716, 17.94], "title": {"text": ""}, "visible": false}, "yaxis": {"anchor": "x", "domain": [0, 1], "range": [-6.763, 30.66], "title": {"text": ""}, "visible": false}}}
